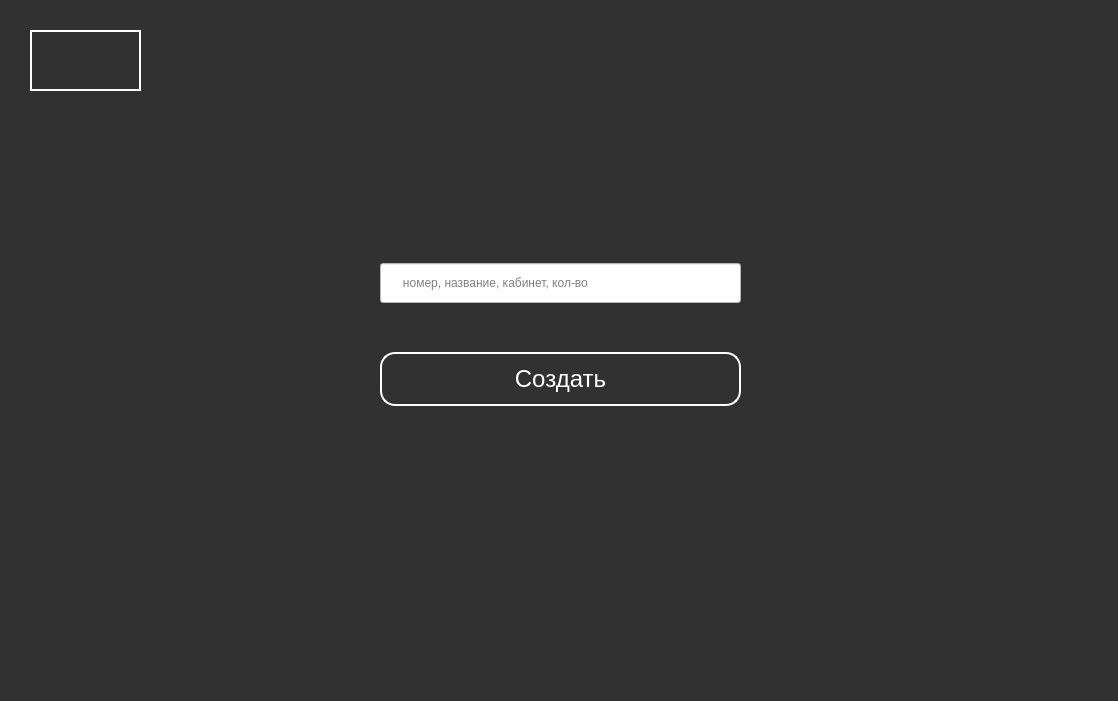
<?xml version="1.0" encoding="UTF-8"?>
<ui version="4.0">
 <class>Form</class>
 <widget class="QWidget" name="Form">
  <property name="geometry">
   <rect>
    <x>0</x>
    <y>0</y>
    <width>1118</width>
    <height>701</height>
   </rect>
  </property>
  <property name="windowTitle">
   <string>Form</string>
  </property>
  <property name="styleSheet">
   <string notr="true">background-color: rgb(49, 49, 50);</string>
  </property>
  <widget class="QPushButton" name="pushButton">
   <property name="geometry">
    <rect>
     <x>30</x>
     <y>30</y>
     <width>111</width>
     <height>61</height>
    </rect>
   </property>
   <property name="styleSheet">
    <string notr="true">border: 2px solid rgb(255, 255, 255);
</string>
   </property>
   <property name="text">
    <string/>
   </property>
   <property name="icon">
    <iconset>
     <normaloff>../kirill/front/Group 3.jpg</normaloff>../kirill/front/Group 3.jpg</iconset>
   </property>
   <property name="iconSize">
    <size>
     <width>160</width>
     <height>160</height>
    </size>
   </property>
   <property name="shortcut">
    <string notr="true"/>
   </property>
   <property name="autoRepeat">
    <bool>false</bool>
   </property>
  </widget>
  <widget class="QWidget" name="">
   <property name="geometry">
    <rect>
     <x>380</x>
     <y>230</y>
     <width>361</width>
     <height>211</height>
    </rect>
   </property>
   <layout class="QVBoxLayout" name="verticalLayout_2">
    <item>
     <widget class="QLineEdit" name="lineEdit">
      <property name="minimumSize">
       <size>
        <width>0</width>
        <height>40</height>
       </size>
      </property>
      <property name="maximumSize">
       <size>
        <width>16777215</width>
        <height>16777215</height>
       </size>
      </property>
      <property name="styleSheet">
       <string notr="true">background-color: rgb(255, 255, 255);
</string>
      </property>
      <property name="text">
       <string/>
      </property>
      <property name="placeholderText">
       <string>      номер, название, кабинет, кол-во</string>
      </property>
     </widget>
    </item>
    <item>
     <widget class="QPushButton" name="pushButton_2">
      <property name="font">
       <font>
        <pointsize>18</pointsize>
       </font>
      </property>
      <property name="styleSheet">
       <string notr="true">color: rgb(255, 255, 255);
border: 2px solid rgb(255, 255, 255);
border-radius: 15px;
margin-top:10px;
height: 50px;</string>
      </property>
      <property name="text">
       <string>Создать</string>
      </property>
     </widget>
    </item>
   </layout>
  </widget>
 </widget>
 <resources/>
 <connections/>
</ui>
